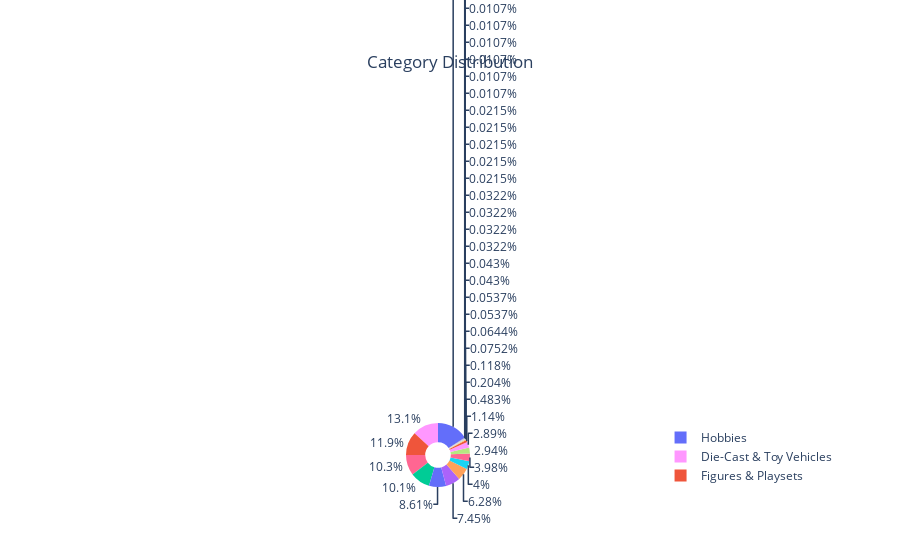
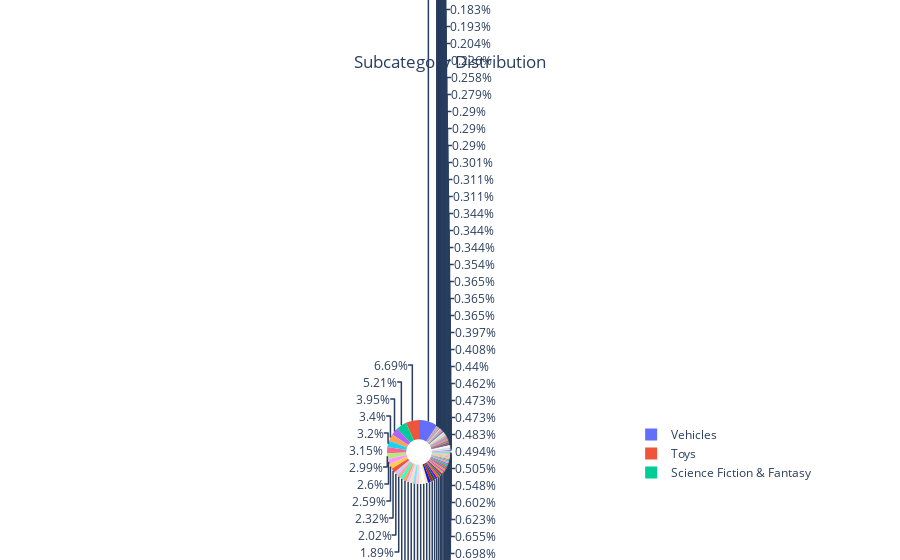

Source (notebook cell) for these figures, in order:
### Code cell
import pandas as pd
import plotly.graph_objects as go
import plotly.express as px

df_user = pd.read_csv("amazon_cat_subcat_processed.csv")


df_category = df_user.groupby('category')['unique_id'].count().reset_index()
df_category = df_category.rename(columns={'unique_id': 'Value'})
df_subcategory = df_user.groupby('subcategory')['unique_id'].count().reset_index()
df_subcategory = df_subcategory.rename(columns={'unique_id': 'Value'})


colors = px.colors.qualitative.Plotly
category_colors = colors[:len(df_category)]
subcategory_colors = colors[:len(df_subcategory)]


fig_category = go.Figure(go.Pie(
    labels=df_category['category'],
    values=df_category['Value'],
    name="Categories",
    hole=0.4,
    marker_colors=category_colors,
    hovertemplate="Category: %{label}<br>Value: %{value}<extra></extra>",
    domain=dict(x=[0, 1], y=[0, 1])
))
fig_category.update_layout(
    title_text='Category Distribution',
    title_x=0.5,
    title_y=0.9
)
fig_category.write_html('category_pie_chart.html')


fig_subcategory = go.Figure(go.Pie(
    labels=df_subcategory['subcategory'],
    values=df_subcategory['Value'],
    name="Subcategories",
    hole=0.4,
    marker_colors=subcategory_colors,
    hovertemplate="Subcategory: %{label}<br>Value: %{value}<extra></extra>",
    domain=dict(x=[0, 1], y=[0, 1])
))
fig_subcategory.update_layout(
    title_text='Subcategory Distribution',
    title_x=0.5,
    title_y=0.9
)
fig_subcategory.write_html('subcategory_pie_chart.html')

fig_category.show()
fig_subcategory.show()

### Figure 1 — Plotly figure (JSON) as saved in the notebook; plotly's stock layout.template omitted (floating-point values rounded to 4 significant figures)
{"data": [{"domain": {"x": [0, 1], "y": [0, 1]}, "hole": 0.4, "hovertemplate": "Category: %{label}<br>Value: %{value}<extra></extra>", "labels": ["Arts & Crafts", "Baby & Toddler Toys", "Bags", "Bedding & Linens", "Camping & Hiking", "Car Parts", "Characters & Brands", "Cooking & Dining", "Die-Cast & Toy Vehicles", "Dogs", "Dolls & Accessories", "Educational Toys", "Electronic Toys", "Fancy Dress", "Figures & Playsets", "Games", "Gardening", "Handbags & Shoulder Bags", "Hobbies", "Home Accessories", "Indoor Lighting", "Jams, Honey & Spreads", "Jigsaws & Puzzles", "Lab & Scientific Products", "Laundry, Storage & Organisation", "Medical Supplies & Equipment", "Medication & Remedies", "Men", "Musical Toy Instruments", "Novelty & Special Use", "Novelty Jewellery", "Office Supplies", "Party Supplies", "Pens, Pencils & Writing Supplies", "Pretend Play", "Puppets & Puppet Theatres", "Sex & Sensuality", "Sports Toys & Outdoor", "Storage, Cleaning & Ring Sizers", "Supporters' Gear", "Sweets, Chocolate & Gum", "Women", "Worlds Apart"], "marker": {"colors": ["#636EFA", "#EF553B", "#00CC96", "#AB63FA", "#FFA15A", "#19D3F3", "#FF6692", "#B6E880", "#FF97FF", "#FECB52"]}, "name": "Categories", "type": "pie", "values": [802, 106, 4, 1, 1, 1, 960, 4, 1221, 2, 371, 3, 5, 585, 1111, 941, 3, 1, 1464, 5, 2, 1, 274, 1, 1, 1, 2, 1, 19, 11, 1, 6, 694, 7, 45, 269, 1, 372, 1, 2, 2, 3, 3]}], "layout": {"title": {"text": "Category Distribution", "x": 0.5, "y": 0.9}}}

### Figure 2 — Plotly figure (JSON) as saved in the notebook; plotly's stock layout.template omitted (floating-point values rounded to 4 significant figures; data arrays with more than 128 entries replaced by an {"elided": "..."} marker saying what was removed)
{"data": [{"domain": {"x": [0, 1], "y": [0, 1]}, "hole": 0.4, "hovertemplate": "Subcategory: %{label}<br>Value: %{value}<extra></extra>", "labels": {"elided": "235 str values"}, "marker": {"colors": ["#636EFA", "#EF553B", "#00CC96", "#AB63FA", "#FFA15A", "#19D3F3", "#FF6692", "#B6E880", "#FF97FF", "#FECB52"]}, "name": "Subcategories", "type": "pie", "values": {"elided": "235 int values"}}], "layout": {"title": {"text": "Subcategory Distribution", "x": 0.5, "y": 0.9}}}
